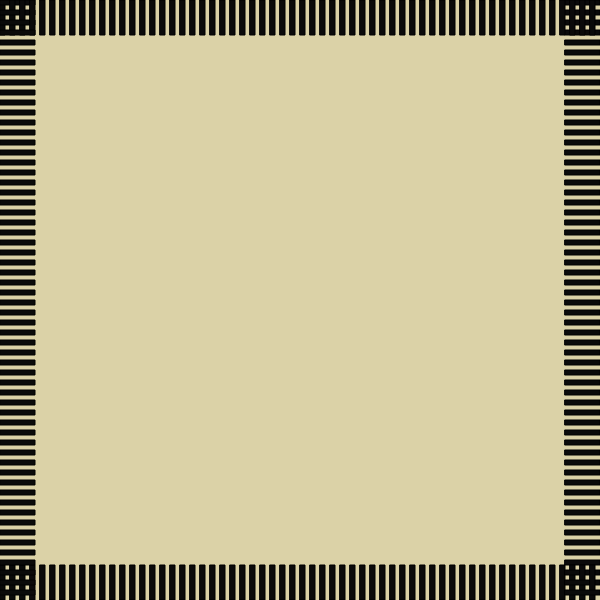
Frame 1 (no input)
Frame 60 (no input): identical to frame 1, image omitted
Frame 120 (the mouse pressed at the canvas centre since frame 60): identical to frame 1, image omitted

The p5.js sketch that drew this single still picture (run headless with seeded random() and noise() and a simulated clock; from frame 60 on, the mouse is pressed at the canvas centre):

// p5.js sketch
// ── sketch.js
function setup() {
  createCanvas(600, 600);
}

function draw() {
  background(219, 210, 167);
  fill(10)
  // noStroke()
  for(i=0;i<width;i+=10){
    

      rect(i,0,5,35)
      rect(i,height-35,5,35)
      rect(0,i,35,5) 
      rect(width-35,i,35,5) 
      
  }
}
